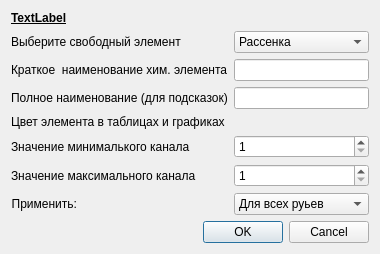
<?xml version="1.0" encoding="UTF-8"?>
<ui version="4.0">
 <class>SPRElementPropertyDialog</class>
 <widget class="QDialog" name="SPRElementPropertyDialog">
  <property name="geometry">
   <rect>
    <x>0</x>
    <y>0</y>
    <width>380</width>
    <height>237</height>
   </rect>
  </property>
  <property name="windowTitle">
   <string>Dialog</string>
  </property>
  <property name="sizeGripEnabled">
   <bool>false</bool>
  </property>
  <property name="modal">
   <bool>true</bool>
  </property>
  <layout class="QVBoxLayout" name="verticalLayout">
   <property name="sizeConstraint">
    <enum>QLayout::SetMinimumSize</enum>
   </property>
   <item>
    <widget class="QLabel" name="lTitle">
     <property name="font">
      <font>
       <weight>75</weight>
       <bold>true</bold>
       <underline>true</underline>
      </font>
     </property>
     <property name="text">
      <string>TextLabel</string>
     </property>
    </widget>
   </item>
   <item>
    <layout class="QFormLayout" name="formLayout">
     <property name="sizeConstraint">
      <enum>QLayout::SetDefaultConstraint</enum>
     </property>
     <item row="0" column="1">
      <widget class="QComboBox" name="cbElements">
       <property name="sizePolicy">
        <sizepolicy hsizetype="Preferred" vsizetype="Fixed">
         <horstretch>0</horstretch>
         <verstretch>0</verstretch>
        </sizepolicy>
       </property>
       <property name="maximumSize">
        <size>
         <width>16777215</width>
         <height>16777215</height>
        </size>
       </property>
       <item>
        <property name="text">
         <string>Рассенка</string>
        </property>
       </item>
       <item>
        <property name="text">
         <string>Железо</string>
        </property>
       </item>
       <item>
        <property name="text">
         <string>Медь</string>
        </property>
       </item>
       <item>
        <property name="text">
         <string>Молибден</string>
        </property>
       </item>
       <item>
        <property name="text">
         <string>Цинк</string>
        </property>
       </item>
       <item>
        <property name="text">
         <string>Магний</string>
        </property>
       </item>
      </widget>
     </item>
     <item row="0" column="0">
      <widget class="QLabel" name="label">
       <property name="text">
        <string>Выберите свободный элемент</string>
       </property>
      </widget>
     </item>
     <item row="1" column="0">
      <widget class="QLabel" name="label_2">
       <property name="text">
        <string>Краткое  наименование хим. элемента</string>
       </property>
      </widget>
     </item>
     <item row="1" column="1">
      <widget class="QLineEdit" name="leSName">
       <property name="sizePolicy">
        <sizepolicy hsizetype="Expanding" vsizetype="Fixed">
         <horstretch>0</horstretch>
         <verstretch>0</verstretch>
        </sizepolicy>
       </property>
       <property name="minimumSize">
        <size>
         <width>0</width>
         <height>0</height>
        </size>
       </property>
       <property name="maxLength">
        <number>2</number>
       </property>
      </widget>
     </item>
     <item row="2" column="0">
      <widget class="QLabel" name="label_3">
       <property name="text">
        <string>Полное наименование (для подсказок)</string>
       </property>
      </widget>
     </item>
     <item row="2" column="1">
      <widget class="QLineEdit" name="leFName">
       <property name="sizePolicy">
        <sizepolicy hsizetype="Expanding" vsizetype="Fixed">
         <horstretch>0</horstretch>
         <verstretch>0</verstretch>
        </sizepolicy>
       </property>
       <property name="minimumSize">
        <size>
         <width>0</width>
         <height>0</height>
        </size>
       </property>
      </widget>
     </item>
     <item row="3" column="0">
      <widget class="QLabel" name="label_4">
       <property name="text">
        <string>Цвет элемента в таблицах и графиках</string>
       </property>
      </widget>
     </item>
     <item row="3" column="1">
      <widget class="FirstCollumn2" name="fc" native="true"/>
     </item>
     <item row="4" column="0">
      <widget class="QLabel" name="label_5">
       <property name="text">
        <string>Значение минималького канала</string>
       </property>
      </widget>
     </item>
     <item row="4" column="1">
      <widget class="QSpinBox" name="leMin">
       <property name="sizePolicy">
        <sizepolicy hsizetype="Minimum" vsizetype="Fixed">
         <horstretch>0</horstretch>
         <verstretch>0</verstretch>
        </sizepolicy>
       </property>
       <property name="minimumSize">
        <size>
         <width>0</width>
         <height>0</height>
        </size>
       </property>
       <property name="minimum">
        <number>1</number>
       </property>
       <property name="maximum">
        <number>256</number>
       </property>
      </widget>
     </item>
     <item row="5" column="0">
      <widget class="QLabel" name="label_6">
       <property name="text">
        <string>Значение максимального канала</string>
       </property>
      </widget>
     </item>
     <item row="5" column="1">
      <widget class="QSpinBox" name="leMax">
       <property name="sizePolicy">
        <sizepolicy hsizetype="Minimum" vsizetype="Fixed">
         <horstretch>0</horstretch>
         <verstretch>0</verstretch>
        </sizepolicy>
       </property>
       <property name="minimumSize">
        <size>
         <width>0</width>
         <height>0</height>
        </size>
       </property>
       <property name="minimum">
        <number>1</number>
       </property>
       <property name="maximum">
        <number>256</number>
       </property>
      </widget>
     </item>
     <item row="6" column="0">
      <widget class="QLabel" name="label_7">
       <property name="text">
        <string>Применить:</string>
       </property>
       <property name="alignment">
        <set>Qt::AlignRight|Qt::AlignTrailing|Qt::AlignVCenter</set>
       </property>
      </widget>
     </item>
     <item row="6" column="1">
      <widget class="QComboBox" name="cbThread">
       <item>
        <property name="text">
         <string>Для всех руьев</string>
        </property>
       </item>
       <item>
        <property name="text">
         <string>Для ручья 1</string>
        </property>
       </item>
       <item>
        <property name="text">
         <string>Для ручья 2</string>
        </property>
       </item>
       <item>
        <property name="text">
         <string>Для ручья 3</string>
        </property>
       </item>
       <item>
        <property name="text">
         <string>Для ручья 4</string>
        </property>
       </item>
      </widget>
     </item>
    </layout>
   </item>
   <item>
    <widget class="QDialogButtonBox" name="buttonBox">
     <property name="orientation">
      <enum>Qt::Horizontal</enum>
     </property>
     <property name="standardButtons">
      <set>QDialogButtonBox::Cancel|QDialogButtonBox::Ok</set>
     </property>
    </widget>
   </item>
  </layout>
 </widget>
 <customwidgets>
  <customwidget>
   <class>FirstCollumn2</class>
   <extends>QWidget</extends>
   <header>firstcollumn2.h</header>
   <container>1</container>
  </customwidget>
 </customwidgets>
 <resources/>
 <connections>
  <connection>
   <sender>buttonBox</sender>
   <signal>accepted()</signal>
   <receiver>SPRElementPropertyDialog</receiver>
   <slot>accept()</slot>
   <hints>
    <hint type="sourcelabel">
     <x>248</x>
     <y>254</y>
    </hint>
    <hint type="destinationlabel">
     <x>157</x>
     <y>274</y>
    </hint>
   </hints>
  </connection>
  <connection>
   <sender>buttonBox</sender>
   <signal>rejected()</signal>
   <receiver>SPRElementPropertyDialog</receiver>
   <slot>reject()</slot>
   <hints>
    <hint type="sourcelabel">
     <x>316</x>
     <y>260</y>
    </hint>
    <hint type="destinationlabel">
     <x>286</x>
     <y>274</y>
    </hint>
   </hints>
  </connection>
 </connections>
</ui>
